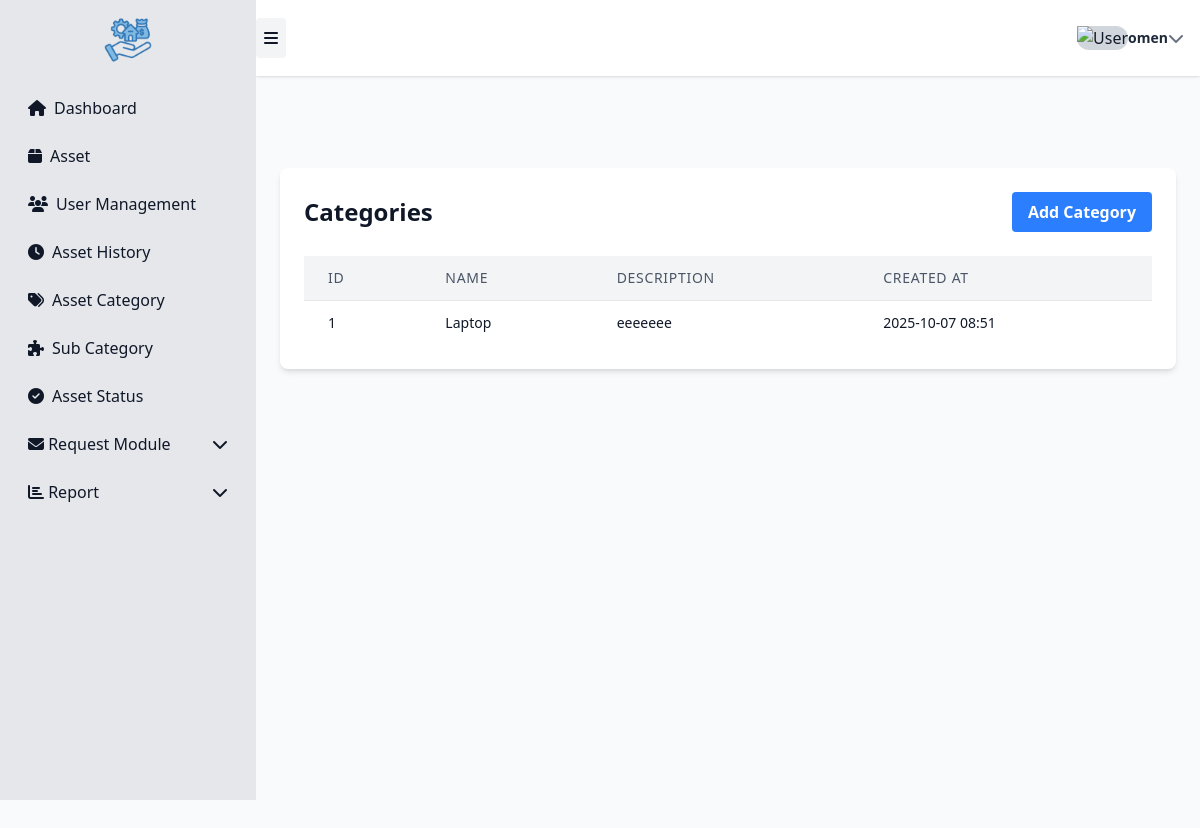
Screenshot of /assets/category/ (signed in) with the database file from the repository.
### asset1/models.py (models this page shows, shortened)
class Category(models.Model):
    name = models.CharField(max_length=120, unique=True)
    description = models.TextField(blank=True)
    created_at = models.DateTimeField(default=timezone.now)

### asset1/views.py (the view)
# urls.py: path('assets/category/', views.category_list, name='asset_category'),
@login_required
def category_list(request):
    categories = Category.objects.all()
    return render(request, 'asset1/asset_category.html', {'categories': categories})

### asset1/templates/asset1/asset_category.html (shortened to what this page needs)
{% extends "asset1/sidebar.html" %}
{% block page_content %}
<div class="max-w-6xl mx-auto mt-10 p-6 bg-white rounded-lg shadow-md">
  <div class="flex justify-between items-center mb-6">
    <h2 class="text-2xl font-bold">Categories</h2>
    <a href="{% url 'asset1:category_create' %}"
       class="px-4 py-2 bg-blue-500 text-white font-semibold rounded hover:bg-blue-700 transition">
      Add Category
    </a>
  </div>
  {% if categories %}
  <div class="overflow-x-auto">
      <table class="min-w-full divide-y divide-gray-200 rounded-lg shadow-sm">
      <thead class="bg-gray-100">
        <tr>
          <th class="px-6 py-3 text-left text-sm font-medium text-gray-600 uppercase tracking-wider">ID</th>
          <th class="px-6 py-3 text-left text-sm font-medium text-gray-600 uppercase tracking-wider">Name</th>
          <th class="px-6 py-3 text-left text-sm font-medium text-gray-600 uppercase tracking-wider">Description</th>
          <th class="px-6 py-3 text-left text-sm font-medium text-gray-600 uppercase tracking-wider">Created At</th>
        </tr>
      </thead>
      <tbody class="bg-white divide-y divide-gray-200">
        {% for category in categories %}
        <tr class="hover:bg-gray-100">
          <td class="px-6 py-3 text-sm">{{ category.id }}</td>
          <td class="px-6 py-3 text-sm">{{ category.name }}</td>
          <td class="px-6 py-3 text-sm">{{ category.description }}</td>
          <td class="px-6 py-3 text-sm">{{ category.created_at|date:"Y-m-d H:i" }}</td>
        </tr>
        {% empty %}
        <tr>
          <td colspan="4" class="px-6 py-4 text-center text-gray-500">No categories available.</td>
        </tr>
        {% endfor %}
      </tbody>
    </table>
  </div>
  {% else %}
    <p class="text-center text-gray-500 mt-4">No categories available.</p>
  {% endif %}
</div>
{% endblock %}

### asset1/templates/asset1/sidebar.html (shortened to what this page needs)
{% extends "asset1/base.html" %}
{% load static %}
{% load widget_tweaks %}
{% block content %}
<link rel="stylesheet"
      href="https://cdnjs.cloudflare.com/ajax/libs/font-awesome/6.4.0/css/all.min.css"/>
<link rel="stylesheet" href="https://cdn.jsdelivr.net/npm/bootstrap-icons@1.10.5/font/bootstrap-icons.css">
<div class="min-h-screen w-full bg-gray-50">
    <aside id="sidebar"
       class="bg-gray-200 min-h-screen fixed top-0 left-0 flex-shrink-0 overflow-y-auto transition-all duration-300 z-50"
       " style="width: 16rem;">
        <div class="flex flex-col justify-between h-full">
            <div class="flex flex-col gap-2 p-4">
            <div class="mb-4">
                <img src="{% static 'images/asset.png' %}" alt="Asset Management Logo" class="h-12 mx-auto">
            </div>
                <a href="{% url 'asset1:dashboard' %}" class="flex items-center gap-2 px-3 py-2 rounded hover:bg-gray-300">
                    <i class="fas fa-home w-5"></i>
                    <span class="sidebar-text">Dashboard</span>
                </a>
                <a href="{% url 'asset1:asset_list' %}" class="flex items-center gap-2 px-3 py-2 rounded hover:bg-gray-300">
                    <i class="fas fa-box w-5"></i>
                    <span class="sidebar-text">Asset</span>
                </a>
                <a href="{% url 'asset1:employee_list' %}" class="flex items-center gap-2 px-3 py-2 rounded hover:bg-gray-300">
                    <i class="fas fa-users w-5"></i>
                    <span class="sidebar-text">User Management</span>
                </a>
                <a href="{% url 'asset1:asset_history' %}" class="flex items-center gap-2 px-3 py-2 rounded hover:bg-gray-300">
                    <i class="fas fa-clock w-5"></i>
                    <span class="sidebar-text">Asset History</span>
                </a>
                <a href="{% url 'asset1:asset_category' %}" class="flex items-center gap-2 px-3 py-2 rounded hover:bg-gray-300">
                    <i class="fas fa-tags w-5"></i>
                    <span class="sidebar-text">Asset Category</span>
                </a>
                <a href="{% url 'asset1:subcategory_list' %}" class="flex items-center gap-2 px-3 py-2 rounded hover:bg-gray-300">
                    <i class="fas fa-puzzle-piece w-5"></i>
                    <span class="sidebar-text">Sub Category</span>
                </a>
                <a href="{% url 'asset1:asset_status' %}" class="flex items-center gap-2 px-3 py-2 rounded hover:bg-gray-300">
                    <i class="fas fa-check-circle w-5"></i>
                    <span class="sidebar-text">Asset Status</span>
                </a>
                <details class="group">
                    <summary class="flex justify-between items-center px-3 py-2 rounded cursor-pointer hover:bg-gray-300">
                        <span>
                            <i class="fas fa-envelope w-5"></i>
                            <span class="sidebar-text">Request Module</span>
                        </span>
                        <i class="fas fa-chevron-down transition-transform group-open:rotate-180"></i>
                    </summary>
                </details>
                <details class="group">
                    <summary class="flex justify-between items-center px-3 py-2 rounded cursor-pointer hover:bg-gray-300">
                        <span>
                            <i class="fas fa-chart-bar w-5"></i>
                            <span class="sidebar-text">Report</span>
                        </span>
                        <i class="fas fa-chevron-down transition-transform group-open:rotate-180"></i>
                    </summary>
                </details>
            </div>
        </div>
    </aside>
    <nav id="navbar"
     class="bg-white shadow flex justify-between items-center px-10 h-20 flex-shrink-0 fixed top-0 z-40 transition-all duration-300"
     style="height: 4.75rem; left: 16rem; width: calc(100vw - 16rem);">
        <div class="flex items-center gap-4">
            <button id="sidebar-toggle"
                    class="p-2 rounded bg-gray-100 hover:bg-gray-200 transition">
                <i class="fa-solid fa-bars"></i>
            </button>
        </div>
        <div class="relative flex items-center" id="user-dropdown-container">
            <button id="user-dropdown-btn" class="flex items-center gap-3 px-4 py-2 rounded-lg hover:bg-gray-200 dark:hover:bg-gray-700 transition select-none">
                <div class="h-10 w-10 rounded-full overflow-hidden bg-gray-300 flex items-center justify-center">
                    <img id="user-avatar" src="" alt="User" class="object-cover w-full h-full">
                </div>
                <div class="flex flex-col leading-tight text-left sidebar-text">
                    <span class="text-gray-800 dark:text-gray-100 font-semibold text-sm">{{ user.get_username }}</span>
                </div>
                <i id="user-dropdown-icon" class="fas fa-chevron-down text-gray-500 ml-2 transition-transform duration-200"></i>
            </button>
        </div>
    </nav>
 <main id="main-content"
      class="overflow-y-auto p-6 bg-gray-50 transition-all duration-300"
      style="margin-left: 16rem; margin-top: 5rem; min-height: calc(100vh - 5rem);">
    {% block page_content %}{% endblock %}
</main>
</div>
{% endblock %}

### asset1/templates/asset1/asset_category.html (style rules this page uses)
html, body { overflow-x: hidden; }

### rows the page displays
Category: id "1", name "Laptop", description "eeeeeee", created_at "2025-10-07 08:51"

### other values shown
{{ user.get_username }} "omen"
